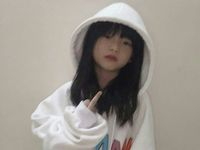
#> input picture Pertemuan 13/EEDAN.jpg, 200 x 150 px
$ python Thresholding-Otsu.py
#> lines starting #> are read from the running program, lines starting #| are printed output that depends on the picture; after the words box and inside, x2 and y2 are one past the last pixel; in counts of white or black regions, pixels touching at a corner belong together
import cv2

# Baca citra dalam grayscale
image = cv2.imread('EEDAN.jpg', cv2.IMREAD_GRAYSCALE)
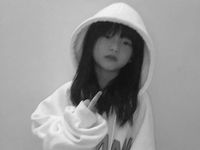
#> image: shape (150, 200); min 2, max 249, mean 150.1

# Terapkan Otsu's thresholding
ret, otsu_thresh = cv2.threshold(image, 0, 255, cv2.THRESH_BINARY + cv2.THRESH_OTSU)
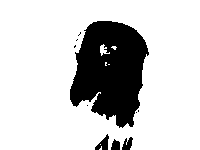
#> otsu_thresh: shape (150, 200); 79.8% white; 10 black regions (6 under 20 px), largest, box (x1, y1, x2, y2) and area: (70, 21, 149, 128) 5780, (95, 134, 109, 150) 114, (122, 137, 133, 150) 90, (111, 139, 120, 150) 75
#> ret = 113

# Tampilkan hasil segmentasi
cv2.imshow('Otsu Thresholding', otsu_thresh)
cv2.waitKey(0)
cv2.destroyAllWindows()
